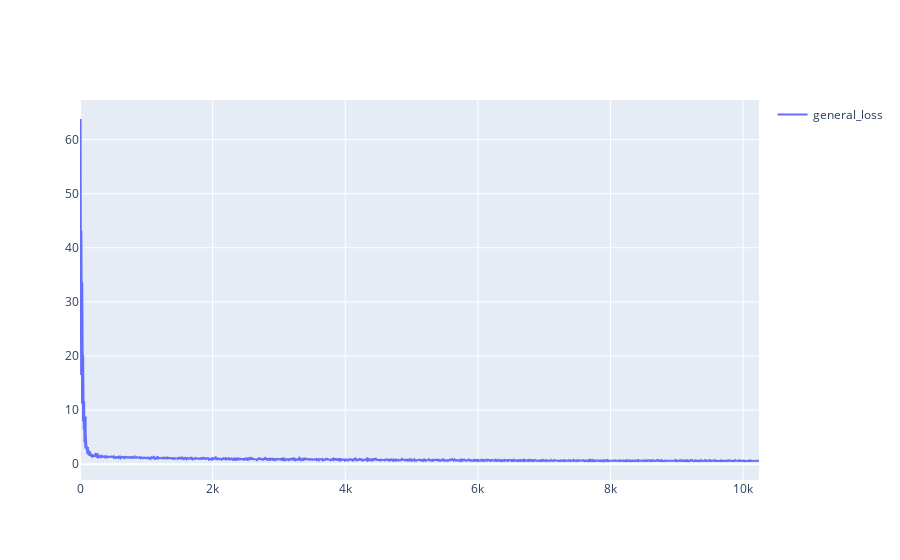
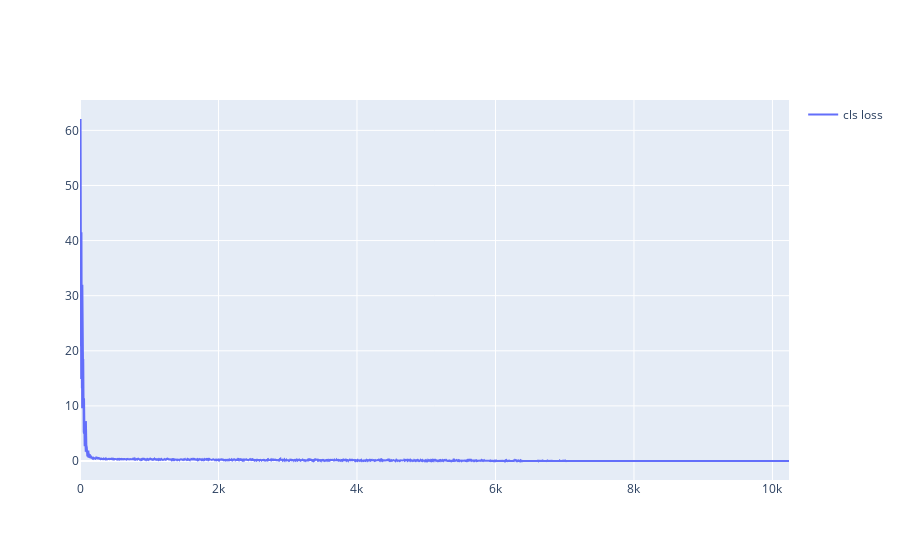
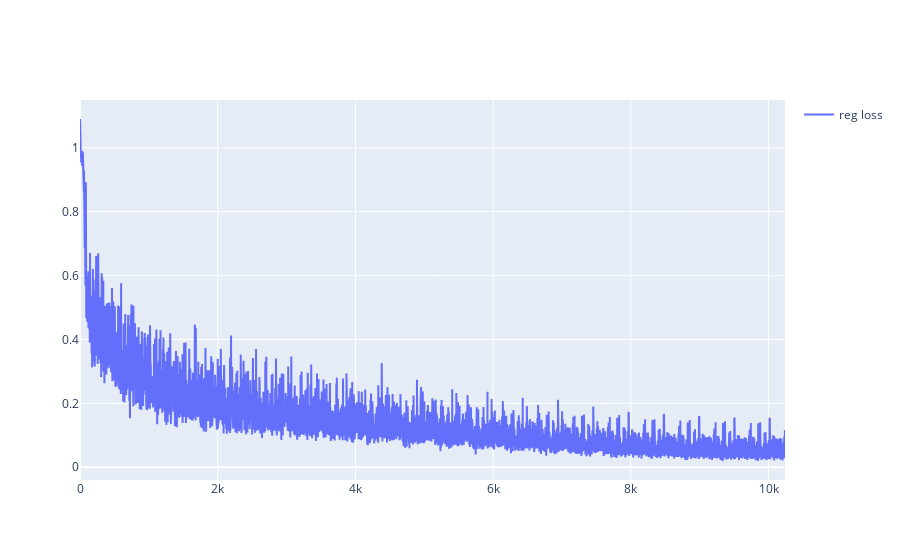
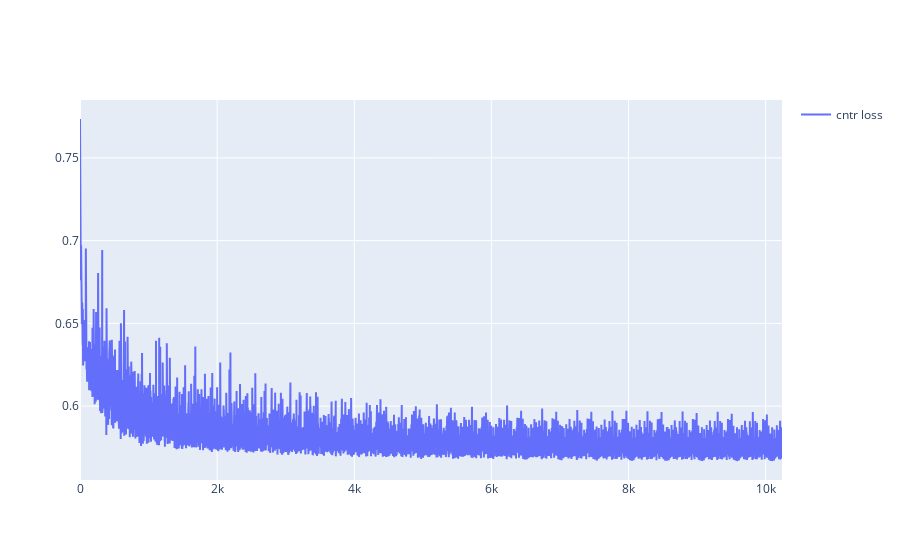

Write notebook code for charts like these, in order.
### Code cell
import plotly.graph_objects as go
import numpy as np

def plot_ax(y: List[float], name: str):
    fig = go.Figure()
    fig.add_trace(go.Scatter(y=y, name=name))
    fig.update_layout(showlegend=True)
    fig.show()

general_loss = list(map(sum, zip(log_loss_cls, log_loss_reg, log_loss_cntr)))

plot_ax(general_loss, "general_loss")
plot_ax(log_loss_cls, "cls loss")
plot_ax(log_loss_reg, "reg loss")
plot_ax(log_loss_cntr, "cntr loss")
plot_ax(log_lr, "lr")
plot_ax(log_dacc, "digit acc")

pos_ex, neg_ex = None, None
with torch.no_grad():
    fcos.eval()
    pos_ex, neg_ex = get_examples(fcos, TEST_CANVAS, 10)

print("Positive examples")
for canvas, pred in pos_ex:
    canvas.plot(pred)

print("Negative examples")
for canvas, pred in neg_ex:
    canvas.plot(pred)

### Figure 1 — Plotly figure (JSON) as saved in the notebook; plotly's stock layout.template omitted (floating-point values rounded to 4 significant figures; data arrays with more than 128 entries replaced by an {"elided": "..."} marker saying what was removed)
{"data": [{"name": "general_loss", "type": "scatter", "y": {"elided": "10240 float values"}}], "layout": {"showlegend": true}}

### Figure 2 — Plotly figure (JSON) as saved in the notebook; plotly's stock layout.template omitted (floating-point values rounded to 4 significant figures; data arrays with more than 128 entries replaced by an {"elided": "..."} marker saying what was removed)
{"data": [{"name": "cls loss", "type": "scatter", "y": {"elided": "10240 float values"}}], "layout": {"showlegend": true}}

### Figure 3 — Plotly figure (JSON) as saved in the notebook; plotly's stock layout.template omitted (floating-point values rounded to 4 significant figures; data arrays with more than 128 entries replaced by an {"elided": "..."} marker saying what was removed)
{"data": [{"name": "reg loss", "type": "scatter", "y": {"elided": "10240 float values"}}], "layout": {"showlegend": true}}

### Figure 4 — Plotly figure (JSON) as saved in the notebook; plotly's stock layout.template omitted (floating-point values rounded to 4 significant figures; data arrays with more than 128 entries replaced by an {"elided": "..."} marker saying what was removed)
{"data": [{"name": "cntr loss", "type": "scatter", "y": {"elided": "10240 float values"}}], "layout": {"showlegend": true}}
